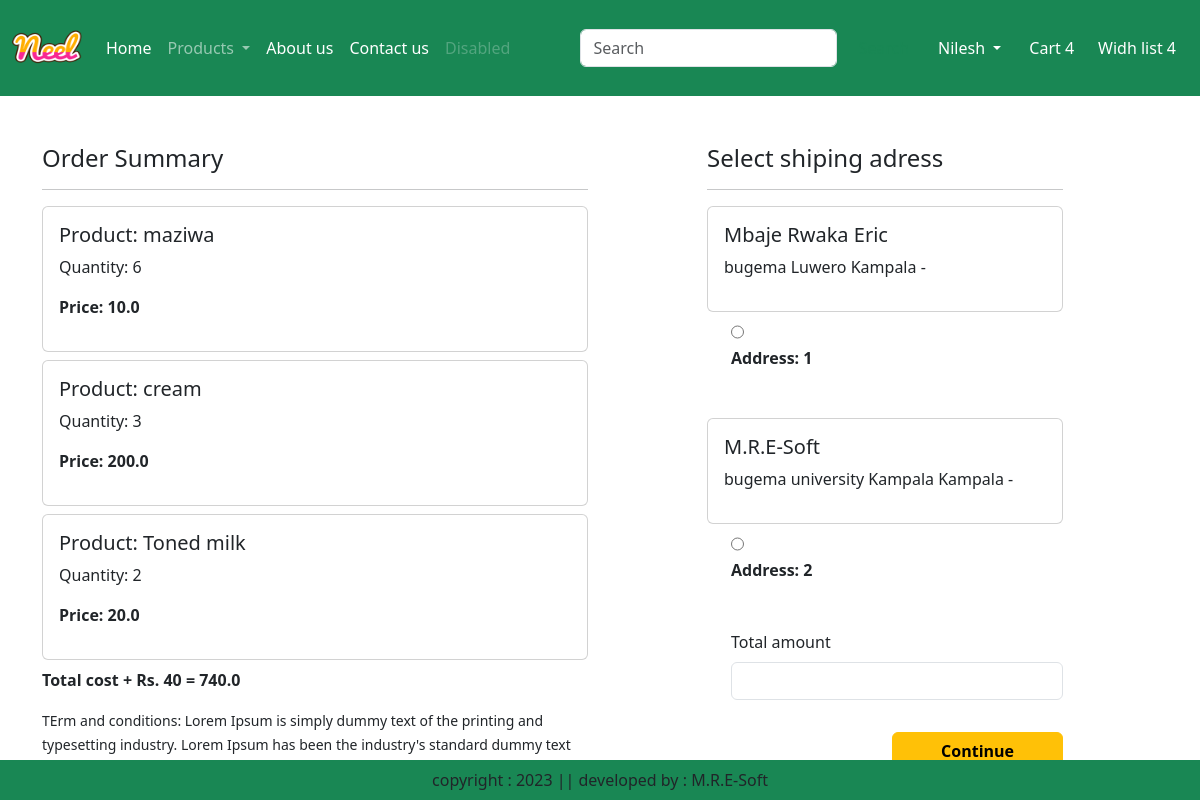
Screenshot of /checkout/ (signed in) with the database file from the repository.
### app/models.py (models this page shows, shortened)
class Cart(models.Model):
    user = models.ForeignKey(User,on_delete=models.CASCADE)
    product = models.ForeignKey(Product, on_delete=models.CASCADE)
    quantity = models.PositiveIntegerField(default=1)

class Product(models.Model):
    title = models.CharField(max_length=100)
    selling_price = models.FloatField()
    discounted_price = models.FloatField()
    description = models.TextField()
    composition = models.TextField(default='')
    prodapp = models.TextField(default='')
    category = models.CharField(choices=CATEGORY_CHOICES, max_length=2)
    product_image = models.ImageField(upload_to='product')

class Customer(models.Model):
    user = models.ForeignKey(User,on_delete=models.CASCADE)
    name = models.CharField(max_length=200)
    locality = models.CharField(max_length=200)
    city = models.CharField(max_length=50)
    mobile = models.IntegerField(default=0)
    zipcode = models.IntegerField()
    state = models.CharField(choices=STATE_CHOICES, max_length=100)

### app/views.py (the view)
# urls.py: path('checkout/', views.checkout.as_view(), name="checkout"),
class checkout(View):
    def get(self, request):
        user=request.user
        add=Customer.objects.filter(user=user)
        cart_items=Cart.objects.filter(user=user)
        famount = 0
        for p in cart_items:
            value = p.quantity * p.product.discounted_price
            famount = famount + value
        totalamount = famount + 40
        return render(request, 'app/checkout.html',locals())

### app/templates/app/checkout.html (shortened to what this page needs)
{% extends 'app/base.html' %}
{% load static %}
{% block main-content %}
<div class="container">
<div class="row mt-5">
    <div class="col-sm-6">
        <h4>Order Summary</h4>
        <hr>
        {% for item in cart_items %}
            <div class="card mb-2">
                <div class="card-body">
                    <h5> Product: {{item.product.title}}</h5>
                    <p> Quantity: {{item.quantity}}</p>
                    <p class="fw-bold"> Price: {{item.product.discounted_price}}</p>
                </div>
            </div>
        {% endfor %}
        <p class="fw-bold">Total cost + Rs. 40 = {{totalamount}}</p>
            <small>TErm and conditions: Lorem Ipsum is simply dummy text of the printing and typesetting industry. Lorem Ipsum has been the industry's standard dummy text ever since the 1500s, when an unknown printer took a galley of type and scrambled it to make a type specimen book</small>
        </div>
        <div class="col-sm-4 offset-sm-1">
            <h4> Select shiping adress </h4>
            <hr>
            <form method="post" id="myform">
                {% for ad in add %}
                <div class="card">
                    <div class="card-body">
                        <h5>{{ad.name}}</h5>
                            <p>{{ad.locality}} {{ad.city}} {{ad.state}} - {{add.zipcode}}</p>
                    </div>
                </div>
                    <div class="form-check mt-2 mb-5">
                        <input class="form-check input" type="radio" name="custid" id="custadd{{forloop.counter}}" value="{{ad.id}}">
                        <label class="form-check-label fw-bold" for="custadd{{forloop.counter}}">Address: {{forloop.counter}}</label>
                    </div>
                    {% endfor %}
                    <div class="form-check mb-3">
                        <label for="totamount" class="form-label">Total amount </label>
                        <input type="number" class="form-control" name="totamount" value={{totalamount}}readonly>
                    </div>
                    <div class="text-end">
                        <button type="submit" class="btn btn-warning mt-3 px-5 fw-bold"> Continue</button>
                    </div>
                    </form>
                </div>
            </div>
        </div>
{% endblock main-content %}

### rows the page displays
Cart: product "maziwa", quantity "6", product.discounted_price "10.0"
Cart: product "cream", quantity "3", product.discounted_price "200.0"
Cart: product "Toned milk", quantity "2", product.discounted_price "20.0"
Customer: name "Mbaje Rwaka Eric", locality "bugema", city "Luwero", state "Kampala"
Customer: name "M.R.E-Soft", locality "bugema university", city "Kampala", state "Kampala"

### other values shown
{{ totalamount }} "740.0"
